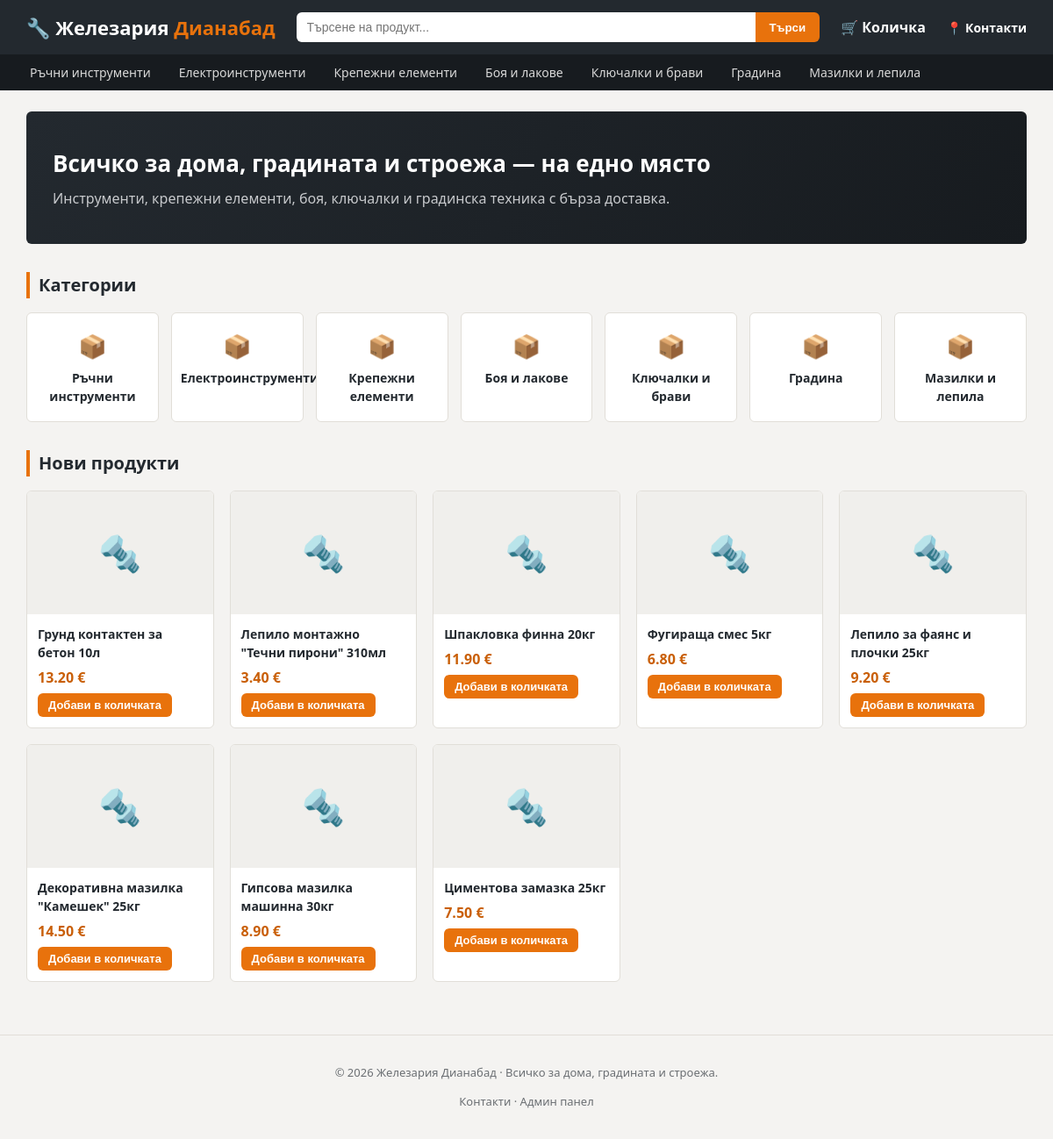
The page / on the database its author committed.
### models.py (models this page shows, shortened)
class Category(db.Model):
    __tablename__ = 'categories'
    id = db.Column(db.Integer, primary_key=True)
    name = db.Column(db.String(100), nullable=False, unique=True)
    products = db.relationship('Product', backref='category', lazy=True)

class Product(db.Model):
    __tablename__ = 'products'
    id = db.Column(db.Integer, primary_key=True)
    name = db.Column(db.String(200), nullable=False)
    description = db.Column(db.Text, default='')
    price = db.Column(db.Float, nullable=False)
    stock = db.Column(db.Integer, default=0)
    image_url = db.Column(db.String(300), default='')
    category_id = db.Column(db.Integer, db.ForeignKey('categories.id'), nullable=False)

### app.py (the view)
@app.route('/')
def index():
    categories = Category.query.all()
    featured = Product.query.order_by(Product.id.desc()).limit(8).all()
    return render_template('index.html', categories=categories, featured=featured)

### app.py (called while the page is built)
@app.context_processor
def inject_whatsapp_number():
    return {'whatsapp_number': app.config['WHATSAPP_NUMBER']}

### templates/index.html (shortened to what this page needs)
{% extends 'base.html' %}
{% block content %}
<section class="hero">
    <h1>Всичко за дома, градината и строежа — на едно място</h1>
    <p>Инструменти, крепежни елементи, боя, ключалки и градинска техника с бърза доставка.</p>
</section>
<section>
    <h2 class="section-title">Категории</h2>
    <div class="category-grid">
        {% for c in categories %}
        <a class="category-card" href="{{ url_for('category_view', category_id=c.id) }}">
            <div class="category-icon">📦</div>
            <div>{{ c.name }}</div>
        </a>
        {% endfor %}
    </div>
</section>
<section>
    <h2 class="section-title">Нови продукти</h2>
    <div class="product-grid">
        {% for p in featured %}
        <div class="product-card">
            <a href="{{ url_for('product_view', product_id=p.id) }}" class="product-thumb">
                {% if p.image_url %}
                    <img src="{{ p.image_url }}" alt="{{ p.name }}">
                {% else %}
                    <div class="placeholder-thumb">🔩</div>
                {% endif %}
            </a>
            <div class="product-info">
                <a href="{{ url_for('product_view', product_id=p.id) }}" class="product-name">{{ p.name }}</a>
                <div class="product-price">{{ '%.2f'|format(p.price) }} €</div>
                <form action="{{ url_for('cart_add', product_id=p.id) }}" method="post">
                    <button type="submit" class="btn btn-small">Добави в количката</button>
                </form>
            </div>
        </div>
        {% endfor %}
    </div>
</section>
{% endblock %}

### templates/base.html (shortened to what this page needs)
<!DOCTYPE html>
<html lang="bg">
<head>
<link rel="stylesheet" href="{{ url_for('static', filename='css/style.css') }}">
</head>
<body>
<header class="topbar">
    <div class="topbar-inner">
        <a href="{{ url_for('index') }}" class="brand">🔧 Железария <span>Дианабад</span></a>
        <form class="search-form" action="{{ url_for('search') }}" method="get">
            <input type="text" name="q" placeholder="Търсене на продукт..." value="{{ q if q else '' }}">
            <button type="submit">Търси</button>
        </form>
        <a href="{{ url_for('cart_view') }}" class="cart-link">
            🛒 Количка
            {% set cart = session.get('cart', {}) %}
        </a>
        <a href="{{ url_for('contacts') }}" class="contacts-link">📍 Контакти</a>
    </div>
    <nav class="categories-nav">
        {% for c in categories %}
            <a href="{{ url_for('category_view', category_id=c.id) }}">{{ c.name }}</a>
        {% endfor %}
    </nav>
</header>
<main class="container">
    {% block content %}{% endblock %}
</main>
<footer class="footer">
    <p>© 2026 Железария Дианабад · Всичко за дома, градината и строежа.</p>
    <p><a href="{{ url_for('contacts') }}">Контакти</a> · <a href="{{ url_for('admin_dashboard') }}">Админ панел</a></p>
</footer>
</body>
</html>

### static/css/style.css (style rules this page uses)
:root { --steel: #23292f; --steel-dark: #171b1f; --accent: #e8720c; --accent-dark: #c95f07; --bg: #f4f3f1; --card-bg: #ffffff; --border: #e1ded8; --text: #23292f; --text-light: #6b6f73; --success: #2e7d32; --danger: #c62828; --radius: 6px; }
* { box-sizing: border-box; }
body { margin: 0; font-family: 'Segoe UI', Roboto, Arial, sans-serif; background: var(--bg); color: var(--text); line-height: 1.5; }
a { color: inherit; text-decoration: none; }
.container { max-width: 1180px; margin: 0 auto; padding: 24px 20px 60px; }
.topbar { background: var(--steel); color: #fff; }
.topbar-inner { max-width: 1180px; margin: 0 auto; padding: 14px 20px; display: flex; align-items: center; gap: 24px; }
.brand { font-size: 22px; font-weight: 700; color: #fff; white-space: nowrap; }
.brand span { color: var(--accent); }
.search-form { flex: 1; display: flex; }
.search-form input { flex: 1; padding: 9px 12px; border: none; border-radius: var(--radius) 0 0 var(--radius); font-size: 14px; }
.search-form button { padding: 9px 16px; background: var(--accent); color: #fff; border: none; border-radius: 0 var(--radius) var(--radius) 0; cursor: pointer; font-weight: 600; }
.cart-link { position: relative; color: #fff; font-weight: 600; white-space: nowrap; }
.contacts-link { color: #fff; font-weight: 600; white-space: nowrap; font-size: 14px; }
.categories-nav { background: var(--steel-dark); display: flex; gap: 4px; overflow-x: auto; padding: 0 20px; }
.categories-nav a { color: #d8d8d8; padding: 10px 14px; font-size: 14px; white-space: nowrap; }
.hero { background: linear-gradient(120deg, var(--steel), var(--steel-dark)); color: #fff; padding: 40px 30px; border-radius: var(--radius); margin-bottom: 32px; }
.hero h1 { margin: 0 0 8px; font-size: 26px; }
.hero p { margin: 0; color: #c7c9cc; }
.section-title { font-size: 20px; margin: 32px 0 16px; border-left: 4px solid var(--accent); padding-left: 10px; }
.category-grid { display: grid; grid-template-columns: repeat(auto-fill, minmax(150px, 1fr)); gap: 14px; }
.category-card { background: var(--card-bg); border: 1px solid var(--border); border-radius: var(--radius); padding: 18px 10px; text-align: center; font-weight: 600; font-size: 14px; transition: transform .12s, box-shadow .12s; }
.category-icon { font-size: 26px; margin-bottom: 6px; }
.product-grid { display: grid; grid-template-columns: repeat(auto-fill, minmax(200px, 1fr)); gap: 18px; }
.product-card { background: var(--card-bg); border: 1px solid var(--border); border-radius: var(--radius); overflow: hidden; display: flex; flex-direction: column; transition: box-shadow .12s; }
.product-thumb { display: block; height: 140px; background: #f0efec; }
.placeholder-thumb { height: 100%; display: flex; align-items: center; justify-content: center; font-size: 40px; color: #c9c6c0; }
.product-info { padding: 12px; display: flex; flex-direction: column; gap: 6px; }
.product-name { font-size: 14px; font-weight: 600; }
.product-price { color: var(--accent-dark); font-weight: 700; }
.btn { display: inline-block; background: var(--accent); color: #fff; border: none; padding: 10px 18px; border-radius: var(--radius); font-weight: 600; cursor: pointer; font-size: 14px; }
.btn-small { padding: 6px 12px; font-size: 13px; }
.footer { text-align: center; padding: 20px; color: var(--text-light); font-size: 13px; border-top: 1px solid var(--border); }

### rows shown on the page
Category: name "Ръчни инструменти"
Category: name "Електроинструменти"
Category: name "Крепежни елементи"
Category: name "Боя и лакове"
Category: name "Ключалки и брави"
Category: name "Градина"
Category: name "Мазилки и лепила"
Product: name "Грунд контактен за бетон 10л", price "13.20"
Product: name "Лепило монтажно \"Течни пирони\" 310мл", price "3.40"
Product: name "Шпакловка финна 20кг", price "11.90"
Product: name "Фугираща смес 5кг", price "6.80"
Product: name "Лепило за фаянс и плочки 25кг", price "9.20"
Product: name "Декоративна мазилка \"Камешек\" 25кг", price "14.50"
Product: name "Гипсова мазилка машинна 30кг", price "8.90"
Product: name "Циментова замазка 25кг", price "7.50"
